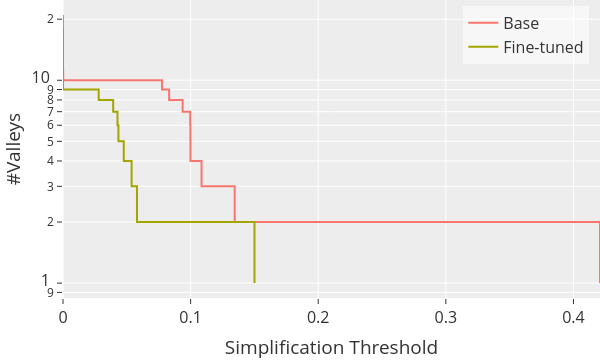

Notebook cell for this chart:
### Code cell
combined = make_subplots(rows=1, cols=1)
leg = dict(x=0.98, y=0.98, xanchor="right", yanchor="top", bgcolor="rgba(255, 255, 255, 0.6)")
combined.update_layout(margin=dict(l=0, r=0, t=0, b=0), width=300*2, height=180*2, font=dict(size=16), legend=leg)
combined.update_xaxes(title_text="Simplification Threshold", title_standoff=18, automargin=True, range=[0, data["Simplification Threshold"].max()])
combined.update_yaxes(title_text="#Valleys", type="log", title_standoff=18, automargin=True)

for (model, ds, epoch), df in data.groupby(["model", "dataset", "epoch"]):
	fig = make_subplots(rows=1, cols=1)
	df = df.sort_values(by="Count", ascending=False, inplace=False)
	name = df["name"].unique()[0]

	tr = go.Scatter(
		x=df["Simplification Threshold"],
		y=df["Count"],
		mode="lines",
		name="Base" if epoch == 0 else f"Fine-tuned",
		line=dict(shape="hv"),
		showlegend=True
	)

	fig.add_trace(tr, row=1, col=1)
	combined.add_trace(tr, row=1, col=1)
 
	fig.add_trace(
		go.Scatter(
			x=[-100, 10000],
			y=[ymark, ymark],
			mode="lines",
			name=f"#classes",
			line=dict(color="forestgreen", width=2, dash="dash"),
			opacity=0.5,
   			showlegend=False
		),
		row=1,
		col=1,
	)

	fig.update_layout(margin=dict(l=0, r=0, t=0, b=0), width=300*2, height=180*2, font=dict(size=16), legend=dict(x=0.98, y=0.98, xanchor="right", yanchor="top", bgcolor="rgba(255, 255, 255, 0.72)"))
	fig.update_xaxes(title_text="Simplification Threshold", title_standoff=18, automargin=True, range=[0, df["Simplification Threshold"].max()])
	fig.update_yaxes(title_text="#Valleys", type="log", title_standoff=18, automargin=True)
	fig.write_image(f"plots/{name}.png", scale=4)

combined.show()
combined.write_image("plots/combined.png", scale=4)

### Figure 1 — Plotly figure (JSON) as saved in the notebook; plotly's stock layout.template omitted (floating-point values rounded to 4 significant figures)
{"data": [{"line": {"shape": "hv"}, "mode": "lines", "name": "Base", "showlegend": true, "type": "scatter", "x": [0.0, 2.383e-07, 2.384e-07, 2.384e-07, 5.959e-07, 2.264e-06, 2.622e-06, 6.793e-06, 8.104e-06, 1.156e-05, 1.296e-05, 0.0001503, 0.07758, 0.08316, 0.09375, 0.09967, 0.09986, 0.09991, 0.1086, 0.1345, 0.4208], "xaxis": "x", "y": [21, 20, 19, 18, 17, 16, 15, 14, 13, 12, 11, 10, 9, 8, 7, 6, 5, 4, 3, 2, 1], "yaxis": "y"}, {"line": {"shape": "hv"}, "mode": "lines", "name": "Fine-tuned", "showlegend": true, "type": "scatter", "x": [0.0, 0.0, 1.192e-07, 1.192e-07, 1.311e-06, 1.43e-06, 2.265e-06, 3.337e-06, 1.072e-05, 2.609e-05, 0.02797, 0.03932, 0.0427, 0.04344, 0.04762, 0.05376, 0.05798, 0.1501], "xaxis": "x", "y": [18, 17, 16, 15, 14, 13, 12, 11, 10, 9, 8, 7, 6, 5, 4, 3, 2, 1], "yaxis": "y"}], "layout": {"font": {"size": 16}, "height": 360, "legend": {"bgcolor": "rgba(255, 255, 255, 0.6)", "x": 0.98, "xanchor": "right", "y": 0.98, "yanchor": "top"}, "margin": {"b": 0, "l": 0, "r": 0, "t": 0}, "width": 600, "xaxis": {"anchor": "y", "automargin": true, "domain": [0, 1], "range": [0, 0.4208], "title": {"standoff": 18, "text": "Simplification Threshold"}}, "yaxis": {"anchor": "x", "automargin": true, "domain": [0, 1], "title": {"standoff": 18, "text": "#Valleys"}, "type": "log"}}}
